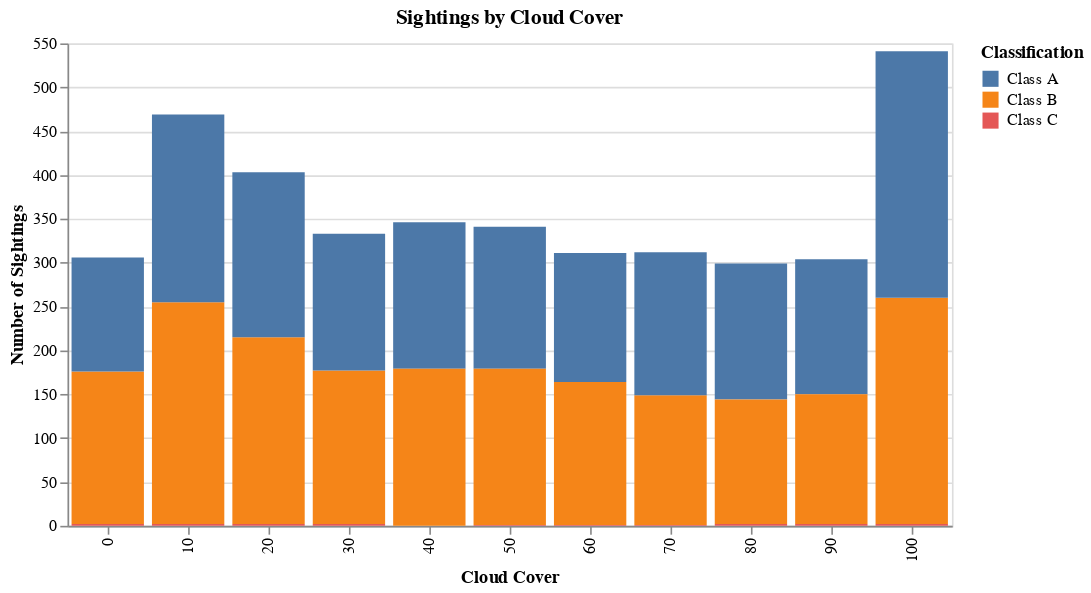

Notebook code cell kept with this figure:
### Code cell
cloud_cover_bins = list(range(0,101,10))
cloud_cover_histogram_chart = make_sighting_histogram_chart(
    reports,
    cloud_cover_bins,
    "cloud_cover",
    "Cloud Cover"
)

cloud_cover_histogram_chart

### Figure 1 — Vega-Lite specification as saved in the notebook (floating-point values rounded to 4 significant figures)
{"config": {"view": {"continuousWidth": 400, "continuousHeight": 300}}, "data": {"name": "data-9878cf45c03e8accf51fdb5b8969ebde"}, "mark": "bar", "encoding": {"color": {"field": "classification", "title": "Classification", "type": "nominal"}, "tooltip": {"field": "count", "type": "quantitative"}, "x": {"field": "cloud_cover_binned", "title": "Cloud Cover", "type": "nominal"}, "y": {"field": "count", "title": "Number of Sightings", "type": "quantitative"}}, "title": "Sightings by Cloud Cover", "width": {"step": 50}, "$schema": "https://vega.github.io/schema/vega-lite/v4.17.0.json", "datasets": {"data-9878cf45c03e8accf51fdb5b8969ebde": [{"cloud_cover_binned": 100.0, "classification": "Class B", "count": 258}, {"cloud_cover_binned": 0.0, "classification": "Class C", "count": 2}, {"cloud_cover_binned": 20.0, "classification": "Class B", "count": 213}, {"cloud_cover_binned": 30.0, "classification": "Class C", "count": 2}, {"cloud_cover_binned": 10.0, "classification": "Class C", "count": 2}, {"cloud_cover_binned": 60.0, "classification": "Class B", "count": 163}, {"cloud_cover_binned": 50.0, "classification": "Class A", "count": 162}, {"cloud_cover_binned": 80.0, "classification": "Class A", "count": 155}, {"cloud_cover_binned": 70.0, "classification": "Class C", "count": 1}, {"cloud_cover_binned": 90.0, "classification": "Class A", "count": 154}, {"cloud_cover_binned": 10.0, "classification": "Class B", "count": 253}, {"cloud_cover_binned": 40.0, "classification": "Class A", "count": 167}, {"cloud_cover_binned": 100.0, "classification": "Class C", "count": 2}, {"cloud_cover_binned": 30.0, "classification": "Class B", "count": 175}, {"cloud_cover_binned": 0.0, "classification": "Class B", "count": 174}, {"cloud_cover_binned": 20.0, "classification": "Class C", "count": 2}, {"cloud_cover_binned": 70.0, "classification": "Class B", "count": 148}, {"cloud_cover_binned": 60.0, "classification": "Class C", "count": 1}, {"cloud_cover_binned": 90.0, "classification": "Class C", "count": 2}, {"cloud_cover_binned": 100.0, "classification": "Class A", "count": 281}, {"cloud_cover_binned": 20.0, "classification": "Class A", "count": 188}, {"cloud_cover_binned": 80.0, "classification": "Class B", "count": 142}, {"cloud_cover_binned": 60.0, "classification": "Class A", "count": 147}, {"cloud_cover_binned": 50.0, "classification": "Class B", "count": 178}, {"cloud_cover_binned": 0.0, "classification": "Class A", "count": 130}, {"cloud_cover_binned": 30.0, "classification": "Class A", "count": 156}, {"cloud_cover_binned": 40.0, "classification": "Class B", "count": 179}, {"cloud_cover_binned": 10.0, "classification": "Class A", "count": 214}, {"cloud_cover_binned": 90.0, "classification": "Class B", "count": 148}, {"cloud_cover_binned": 50.0, "classification": "Class C", "count": 1}, {"cloud_cover_binned": 80.0, "classification": "Class C", "count": 2}, {"cloud_cover_binned": 70.0, "classification": "Class A", "count": 163}]}}
